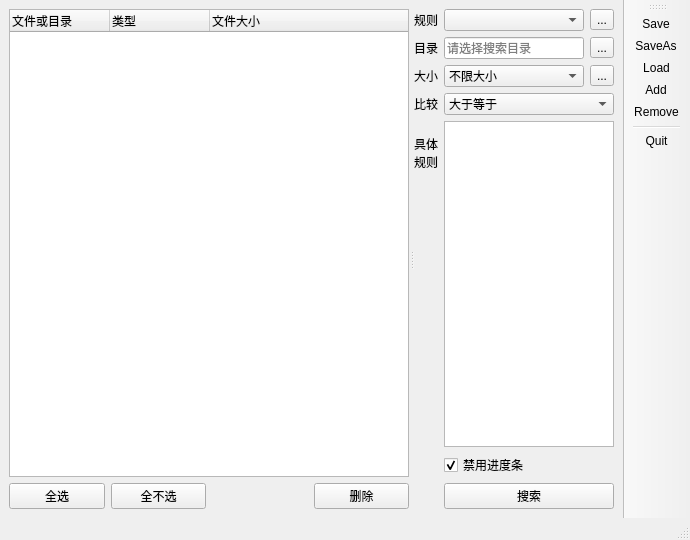
<?xml version="1.0" encoding="UTF-8"?>
<ui version="4.0">
 <class>MainWindow</class>
 <widget class="QMainWindow" name="MainWindow">
  <property name="geometry">
   <rect>
    <x>0</x>
    <y>0</y>
    <width>689</width>
    <height>538</height>
   </rect>
  </property>
  <property name="windowTitle">
   <string>MainWindow</string>
  </property>
  <widget class="QWidget" name="centralwidget">
   <layout class="QHBoxLayout" name="horizontalLayout">
    <item>
     <widget class="QSplitter" name="splitter">
      <property name="orientation">
       <enum>Qt::Orientation::Horizontal</enum>
      </property>
      <property name="opaqueResize">
       <bool>true</bool>
      </property>
      <property name="handleWidth">
       <number>5</number>
      </property>
      <property name="childrenCollapsible">
       <bool>false</bool>
      </property>
      <widget class="QWidget" name="fileContainer" native="true">
       <property name="minimumSize">
        <size>
         <width>400</width>
         <height>0</height>
        </size>
       </property>
       <property name="autoFillBackground">
        <bool>true</bool>
       </property>
       <layout class="QVBoxLayout" name="verticalLayout">
        <property name="leftMargin">
         <number>0</number>
        </property>
        <property name="topMargin">
         <number>0</number>
        </property>
        <property name="rightMargin">
         <number>0</number>
        </property>
        <property name="bottomMargin">
         <number>0</number>
        </property>
        <item>
         <widget class="FileTree" name="fileTree">
          <column>
           <property name="text">
            <string>文件或目录</string>
           </property>
          </column>
          <column>
           <property name="text">
            <string>类型</string>
           </property>
          </column>
          <column>
           <property name="text">
            <string>文件大小</string>
           </property>
          </column>
         </widget>
        </item>
        <item>
         <layout class="QHBoxLayout" name="horizontalLayout_2" stretch="0,0,0,0">
          <item>
           <widget class="QPushButton" name="selectAllButton">
            <property name="statusTip">
             <string>选择全部文件和目录</string>
            </property>
            <property name="text">
             <string>全选</string>
            </property>
           </widget>
          </item>
          <item>
           <widget class="QPushButton" name="unselectAllButton">
            <property name="statusTip">
             <string>取消全部选择</string>
            </property>
            <property name="text">
             <string>全不选</string>
            </property>
           </widget>
          </item>
          <item>
           <widget class="QWidget" name="widget" native="true"/>
          </item>
          <item>
           <widget class="QPushButton" name="deleteButton">
            <property name="toolTip">
             <string>删除勾选的文件和目录(Ctrl+D)</string>
            </property>
            <property name="statusTip">
             <string>删除勾选的文件和目录(Ctrl+D)</string>
            </property>
            <property name="text">
             <string>删除</string>
            </property>
           </widget>
          </item>
         </layout>
        </item>
       </layout>
      </widget>
      <widget class="QWidget" name="ruleContainer" native="true">
       <property name="minimumSize">
        <size>
         <width>200</width>
         <height>500</height>
        </size>
       </property>
       <property name="autoFillBackground">
        <bool>true</bool>
       </property>
       <layout class="QFormLayout" name="formLayout">
        <property name="leftMargin">
         <number>0</number>
        </property>
        <property name="topMargin">
         <number>0</number>
        </property>
        <property name="rightMargin">
         <number>0</number>
        </property>
        <property name="bottomMargin">
         <number>0</number>
        </property>
        <item row="0" column="0">
         <widget class="QLabel" name="label_5">
          <property name="toolTip">
           <string>选择设置好的规则</string>
          </property>
          <property name="statusTip">
           <string>选择设置好的规则</string>
          </property>
          <property name="text">
           <string>规则</string>
          </property>
         </widget>
        </item>
        <item row="0" column="1">
         <layout class="QHBoxLayout" name="horizontalLayout_6">
          <item>
           <widget class="QComboBox" name="ruleNameBox"/>
          </item>
          <item>
           <widget class="QToolButton" name="ruleManageButton">
            <property name="toolTip">
             <string>规则管理</string>
            </property>
            <property name="statusTip">
             <string>规则管理</string>
            </property>
            <property name="text">
             <string>...</string>
            </property>
           </widget>
          </item>
         </layout>
        </item>
        <item row="1" column="0">
         <widget class="QLabel" name="label_4">
          <property name="toolTip">
           <string>目标目录</string>
          </property>
          <property name="statusTip">
           <string>目标目录</string>
          </property>
          <property name="text">
           <string>目录</string>
          </property>
         </widget>
        </item>
        <item row="1" column="1">
         <layout class="QHBoxLayout" name="horizontalLayout_4">
          <item>
           <widget class="QLineEdit" name="dir_edit">
            <property name="readOnly">
             <bool>true</bool>
            </property>
            <property name="placeholderText">
             <string>请选择搜索目录</string>
            </property>
           </widget>
          </item>
          <item>
           <widget class="QToolButton" name="selectDirButton">
            <property name="toolTip">
             <string>选择目录</string>
            </property>
            <property name="statusTip">
             <string>选择目录</string>
            </property>
            <property name="text">
             <string>...</string>
            </property>
           </widget>
          </item>
         </layout>
        </item>
        <item row="2" column="0">
         <widget class="QLabel" name="label">
          <property name="toolTip">
           <string>按文件大小过滤</string>
          </property>
          <property name="statusTip">
           <string>按文件大小过滤</string>
          </property>
          <property name="text">
           <string>大小</string>
          </property>
         </widget>
        </item>
        <item row="2" column="1">
         <layout class="QHBoxLayout" name="horizontalLayout_3">
          <item>
           <widget class="QComboBox" name="sizeBox">
            <item>
             <property name="text">
              <string>不限大小</string>
             </property>
            </item>
            <item>
             <property name="text">
              <string>10MB</string>
             </property>
            </item>
            <item>
             <property name="text">
              <string>100MB</string>
             </property>
            </item>
            <item>
             <property name="text">
              <string>500MB</string>
             </property>
            </item>
            <item>
             <property name="text">
              <string>1GB</string>
             </property>
            </item>
            <item>
             <property name="text">
              <string>5GB</string>
             </property>
            </item>
           </widget>
          </item>
          <item>
           <widget class="QToolButton" name="moreSizeButton">
            <property name="toolTip">
             <string>自定义大小</string>
            </property>
            <property name="statusTip">
             <string>自定义大小</string>
            </property>
            <property name="text">
             <string>...</string>
            </property>
           </widget>
          </item>
         </layout>
        </item>
        <item row="3" column="0">
         <widget class="QLabel" name="label_2">
          <property name="toolTip">
           <string>过滤小于或大于等于指定大小的文件</string>
          </property>
          <property name="statusTip">
           <string>过滤小于或大于等于指定大小的文件</string>
          </property>
          <property name="text">
           <string>比较</string>
          </property>
         </widget>
        </item>
        <item row="3" column="1">
         <widget class="QComboBox" name="compareBox">
          <item>
           <property name="text">
            <string>大于等于</string>
           </property>
          </item>
          <item>
           <property name="text">
            <string>小于</string>
           </property>
          </item>
         </widget>
        </item>
        <item row="4" column="0">
         <widget class="QLabel" name="label_3">
          <property name="cursor">
           <cursorShape>WhatsThisCursor</cursorShape>
          </property>
          <property name="toolTip">
           <string>搜索文件的规则
具体规则和.gitignore相同</string>
          </property>
          <property name="statusTip">
           <string>搜索文件的规则，具体规则和.gitignore相同</string>
          </property>
          <property name="text">
           <string>具体
规则</string>
          </property>
         </widget>
        </item>
        <item row="4" column="1">
         <widget class="EditableList" name="ruleList">
          <property name="sizePolicy">
           <sizepolicy hsizetype="Expanding" vsizetype="Expanding">
            <horstretch>0</horstretch>
            <verstretch>1</verstretch>
           </sizepolicy>
          </property>
          <property name="selectionMode">
           <enum>QAbstractItemView::SelectionMode::ExtendedSelection</enum>
          </property>
         </widget>
        </item>
        <item row="6" column="1">
         <layout class="QHBoxLayout" name="horizontalLayout_5">
          <item>
           <widget class="QPushButton" name="searchButton">
            <property name="toolTip">
             <string>搜索符合规则和文件大小的文件(Ctrl+Enter)</string>
            </property>
            <property name="statusTip">
             <string>搜索符合规则和文件大小的文件(Ctrl+Enter)</string>
            </property>
            <property name="text">
             <string>搜索</string>
            </property>
           </widget>
          </item>
         </layout>
        </item>
        <item row="5" column="1">
         <widget class="QCheckBox" name="disableProgressCheckBox">
          <property name="toolTip">
           <string>禁用进度条删除文件会更快</string>
          </property>
          <property name="statusTip">
           <string>禁用进度条删除文件会更快</string>
          </property>
          <property name="text">
           <string>禁用进度条</string>
          </property>
          <property name="checked">
           <bool>true</bool>
          </property>
          <property name="tristate">
           <bool>false</bool>
          </property>
         </widget>
        </item>
       </layout>
      </widget>
     </widget>
    </item>
   </layout>
  </widget>
  <widget class="QStatusBar" name="statusbar"/>
  <widget class="QToolBar" name="toolBar">
   <property name="windowTitle">
    <string>toolBar</string>
   </property>
   <attribute name="toolBarArea">
    <enum>RightToolBarArea</enum>
   </attribute>
   <attribute name="toolBarBreak">
    <bool>false</bool>
   </attribute>
   <addaction name="actionSave"/>
   <addaction name="actionSaveAs"/>
   <addaction name="actionLoad"/>
   <addaction name="actionAdd"/>
   <addaction name="actionDelete"/>
   <addaction name="separator"/>
   <addaction name="actionQuit"/>
  </widget>
  <action name="actionSave">
   <property name="icon">
    <iconset resource="../qrc/resources.qrc">
     <normaloff>:/icons/save.png</normaloff>:/icons/save.png</iconset>
   </property>
   <property name="text">
    <string>Save</string>
   </property>
   <property name="toolTip">
    <string>保存规则(Ctrl+S)</string>
   </property>
   <property name="statusTip">
    <string>保存规则(Ctrl+S)</string>
   </property>
   <property name="shortcut">
    <string>Ctrl+S</string>
   </property>
   <property name="menuRole">
    <enum>QAction::MenuRole::NoRole</enum>
   </property>
  </action>
  <action name="actionLoad">
   <property name="icon">
    <iconset resource="../qrc/resources.qrc">
     <normaloff>:/icons/load.png</normaloff>:/icons/load.png</iconset>
   </property>
   <property name="text">
    <string>Load</string>
   </property>
   <property name="toolTip">
    <string>加载规则(Ctrl+L)</string>
   </property>
   <property name="statusTip">
    <string>加载任意文本文件作为规则(Ctrl+L)</string>
   </property>
   <property name="shortcut">
    <string>Ctrl+L</string>
   </property>
   <property name="menuRole">
    <enum>QAction::MenuRole::NoRole</enum>
   </property>
  </action>
  <action name="actionQuit">
   <property name="icon">
    <iconset resource="../qrc/resources.qrc">
     <normaloff>:/icons/quit.png</normaloff>:/icons/quit.png</iconset>
   </property>
   <property name="text">
    <string>Quit</string>
   </property>
   <property name="toolTip">
    <string>退出(Alt+F4)</string>
   </property>
   <property name="statusTip">
    <string>退出(Alt+F4)</string>
   </property>
   <property name="menuRole">
    <enum>QAction::MenuRole::NoRole</enum>
   </property>
  </action>
  <action name="actionAdd">
   <property name="icon">
    <iconset resource="../qrc/resources.qrc">
     <normaloff>:/icons/add.png</normaloff>:/icons/add.png</iconset>
   </property>
   <property name="text">
    <string>Add</string>
   </property>
   <property name="toolTip">
    <string>添加规则</string>
   </property>
   <property name="statusTip">
    <string>添加规则</string>
   </property>
   <property name="menuRole">
    <enum>QAction::MenuRole::NoRole</enum>
   </property>
  </action>
  <action name="actionDelete">
   <property name="icon">
    <iconset resource="../qrc/resources.qrc">
     <normaloff>:/icons/sub.png</normaloff>:/icons/sub.png</iconset>
   </property>
   <property name="text">
    <string>Remove</string>
   </property>
   <property name="toolTip">
    <string>删除规则(Del)</string>
   </property>
   <property name="statusTip">
    <string>删除规则(Del)</string>
   </property>
   <property name="shortcut">
    <string>Del</string>
   </property>
   <property name="menuRole">
    <enum>QAction::MenuRole::NoRole</enum>
   </property>
  </action>
  <action name="actionSaveAs">
   <property name="icon">
    <iconset resource="../qrc/resources.qrc">
     <normaloff>:/icons/save_as.png</normaloff>:/icons/save_as.png</iconset>
   </property>
   <property name="text">
    <string>SaveAs</string>
   </property>
   <property name="toolTip">
    <string>另存为(Ctrl+Shift+S)</string>
   </property>
   <property name="statusTip">
    <string>另存为(Ctrl+Shift+S)</string>
   </property>
   <property name="menuRole">
    <enum>QAction::MenuRole::NoRole</enum>
   </property>
  </action>
 </widget>
 <customwidgets>
  <customwidget>
   <class>EditableList</class>
   <extends>QListWidget</extends>
   <header>widgets/editable_list.h</header>
  </customwidget>
  <customwidget>
   <class>FileTree</class>
   <extends>QTreeWidget</extends>
   <header>widgets/file_tree.h</header>
  </customwidget>
 </customwidgets>
 <resources>
  <include location="../qrc/resources.qrc"/>
 </resources>
 <connections/>
</ui>
